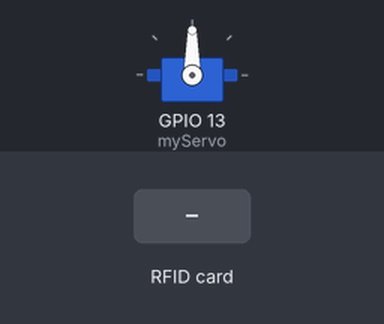
Recording of a sketch running on a simulated ESP32. Parts: servo. The inputs (shaded band) are chosen by the test bench. WiFi joins after 1.5 s; servers stay silent unless stated; what the sketch prints to the serial monitor is not drawn.

Above: at 2.7 s.
2.8 s: RFID card D3 4B D1 2E held to the reader
At 3.8 s:
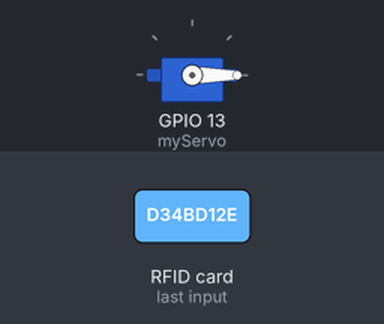
4.3 s: RFID card 23 45 67 89 held to the reader
Timing chart, 0 to 7.3 s (numbered marks = the images above; inputs shaded):
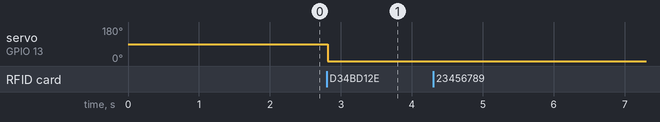

Measured:
- after the input at 2.8 s, servo on GPIO 13 (myServo): 90° → 0° at once
- after the input at 4.3 s, every drawn part: stays the same

The sketch:

rfid.ino
```cpp
#include <SPI.h>
#include <MFRC522.h>
#include <ESP32Servo.h>
#include <WiFi.h>
#include <FirebaseESP32.h>

#define SS_PIN 5
#define RST_PIN 22
#define WIFI_SSID "Phong507"
#define WIFI_PASSWORD "23456789"
#define FIREBASE_HOST "https://smart-home-52e19-default-rtdb.firebaseio.com/"
#define FIREBASE_AUTH "Nphho9OXtu9dMyqppI7Jb0aj7Oe8TWYLpXn7yLpE"

Servo myServo;
MFRC522 mfrc522(SS_PIN, RST_PIN);
FirebaseData firebaseData;

FirebaseConfig config;
FirebaseAuth auth;

bool isCardPresent = false;
bool isServoMoving = false;
unsigned long moveStartTime = 0; // Thời gian bắt đầu quay servo

void setup() {
  Serial.begin(115200);
  SPI.begin();
  mfrc522.PCD_Init();
  myServo.attach(13); // Gắn servo vào chân 13
  myServo.write(90); // Vị trí trung tính

  // Kết nối WiFi
  WiFi.begin(WIFI_SSID, WIFI_PASSWORD);
  while (WiFi.status() != WL_CONNECTED) {
    delay(500);
    Serial.println("Đang kết nối với WiFi...");
  }
  Serial.println("Đã kết nối với WiFi!");

  // Cấu hình Firebase
  config.host = FIREBASE_HOST;
  config.signer.tokens.legacy_token = FIREBASE_AUTH;

  // Khởi tạo Firebase
  Firebase.begin(&config, &auth);
  Firebase.reconnectWiFi(true);
}

void updateDoorStatus(bool isOpened) {
  if (Firebase.setBool(firebaseData, "/door/isOpened", isOpened)) {
    Serial.print("Cập nhật trạng thái cửa thành công: ");
    Serial.println(isOpened);
  } else {
    Serial.println("Lỗi khi cập nhật trạng thái cửa: " + firebaseData.errorReason());
  }
}

void loop() {
  // Kiểm tra xem có thẻ RFID mới hay không
  if (mfrc522.PICC_IsNewCardPresent() && mfrc522.PICC_ReadCardSerial()) {
    String cardUID = ""; // Biến lưu trữ UID của thẻ

    // Chuyển đổi UID sang dạng chuỗi
    for (byte i = 0; i < mfrc522.uid.size; i++) {
      cardUID += String(mfrc522.uid.uidByte[i], HEX);
    }
    cardUID.toUpperCase(); // Chuyển đổi thành chữ hoa

    if (cardUID == "D34BD12E") {
      if (!isServoMoving) { // Chỉ tiến hành nếu servo không đang di chuyển
        if (!isCardPresent) {
          Serial.println("Thẻ đã được quét. Quay trái và mở cửa.");
          myServo.attach(13); // Kết nối lại servo
          myServo.write(0); // Quay trái
          updateDoorStatus(true); // Cập nhật trạng thái mở cửa lên Firebase
          isServoMoving = true;
          moveStartTime = millis(); // Ghi lại thời gian bắt đầu
          isCardPresent = true;
        } else {
          Serial.println("Thẻ đã được quét lần nữa. Quay phải và đóng cửa.");
          myServo.attach(13); // Kết nối lại servo
          myServo.write(180); // Quay phải
          updateDoorStatus(false); // Cập nhật trạng thái đóng cửa lên Firebase
          isServoMoving = true;
          moveStartTime = millis(); // Ghi lại thời gian bắt đầu
          isCardPresent = false;
        }
      }
    } else {
      Serial.println("Thẻ không hợp lệ."); // Nếu UID không hợp lệ
    }
    mfrc522.PICC_HaltA(); // Dừng quét thẻ
  }

  // Kiểm tra xem servo đã hoàn thành di chuyển chưa
  if (isServoMoving) {
    if (millis() - moveStartTime >= 3000) { // Nếu đã 3 giây
      myServo.detach();
      isServoMoving = false; // Đặt lại trạng thái
    }
  }
}
```
